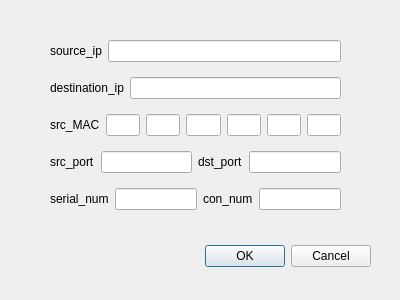
<?xml version="1.0" encoding="UTF-8"?>
<ui version="4.0">
 <class>Dialog</class>
 <widget class="QDialog" name="Dialog">
  <property name="geometry">
   <rect>
    <x>0</x>
    <y>0</y>
    <width>400</width>
    <height>300</height>
   </rect>
  </property>
  <property name="windowTitle">
   <string>Dialog</string>
  </property>
  <widget class="QDialogButtonBox" name="buttonBox">
   <property name="geometry">
    <rect>
     <x>30</x>
     <y>240</y>
     <width>341</width>
     <height>32</height>
    </rect>
   </property>
   <property name="orientation">
    <enum>Qt::Horizontal</enum>
   </property>
   <property name="standardButtons">
    <set>QDialogButtonBox::Cancel|QDialogButtonBox::Ok</set>
   </property>
  </widget>
  <widget class="QWidget" name="verticalLayoutWidget">
   <property name="geometry">
    <rect>
     <x>50</x>
     <y>40</y>
     <width>291</width>
     <height>170</height>
    </rect>
   </property>
   <layout class="QVBoxLayout" name="verticalLayout">
    <item>
     <layout class="QHBoxLayout" name="horizontalLayout">
      <item>
       <widget class="QLabel" name="label">
        <property name="text">
         <string>source_ip</string>
        </property>
       </widget>
      </item>
      <item>
       <widget class="QLineEdit" name="lineEdit"/>
      </item>
     </layout>
    </item>
    <item>
     <spacer name="verticalSpacer">
      <property name="orientation">
       <enum>Qt::Vertical</enum>
      </property>
      <property name="sizeHint" stdset="0">
       <size>
        <width>20</width>
        <height>40</height>
       </size>
      </property>
     </spacer>
    </item>
    <item>
     <layout class="QHBoxLayout" name="horizontalLayout_2">
      <item>
       <widget class="QLabel" name="label_2">
        <property name="text">
         <string>destination_ip</string>
        </property>
       </widget>
      </item>
      <item>
       <widget class="QLineEdit" name="lineEdit_2"/>
      </item>
     </layout>
    </item>
    <item>
     <spacer name="verticalSpacer_2">
      <property name="orientation">
       <enum>Qt::Vertical</enum>
      </property>
      <property name="sizeHint" stdset="0">
       <size>
        <width>20</width>
        <height>40</height>
       </size>
      </property>
     </spacer>
    </item>
    <item>
     <layout class="QHBoxLayout" name="horizontalLayout_3">
      <item>
       <widget class="QLabel" name="label_3">
        <property name="text">
         <string>src_MAC</string>
        </property>
       </widget>
      </item>
      <item>
       <widget class="QLineEdit" name="lineEdit_3"/>
      </item>
      <item>
       <widget class="QLineEdit" name="lineEdit_4"/>
      </item>
      <item>
       <widget class="QLineEdit" name="lineEdit_5"/>
      </item>
      <item>
       <widget class="QLineEdit" name="lineEdit_6"/>
      </item>
      <item>
       <widget class="QLineEdit" name="lineEdit_7"/>
      </item>
      <item>
       <widget class="QLineEdit" name="lineEdit_8"/>
      </item>
     </layout>
    </item>
    <item>
     <spacer name="verticalSpacer_3">
      <property name="orientation">
       <enum>Qt::Vertical</enum>
      </property>
      <property name="sizeHint" stdset="0">
       <size>
        <width>20</width>
        <height>40</height>
       </size>
      </property>
     </spacer>
    </item>
    <item>
     <layout class="QHBoxLayout" name="horizontalLayout_4">
      <item>
       <widget class="QLabel" name="label_4">
        <property name="text">
         <string>src_port</string>
        </property>
       </widget>
      </item>
      <item>
       <widget class="QLineEdit" name="lineEdit_9"/>
      </item>
      <item>
       <widget class="QLabel" name="label_5">
        <property name="text">
         <string>dst_port</string>
        </property>
       </widget>
      </item>
      <item>
       <widget class="QLineEdit" name="lineEdit_10"/>
      </item>
     </layout>
    </item>
    <item>
     <spacer name="verticalSpacer_4">
      <property name="orientation">
       <enum>Qt::Vertical</enum>
      </property>
      <property name="sizeHint" stdset="0">
       <size>
        <width>20</width>
        <height>40</height>
       </size>
      </property>
     </spacer>
    </item>
    <item>
     <layout class="QHBoxLayout" name="horizontalLayout_5">
      <item>
       <widget class="QLabel" name="label_6">
        <property name="text">
         <string>serial_num</string>
        </property>
       </widget>
      </item>
      <item>
       <widget class="QLineEdit" name="lineEdit_11"/>
      </item>
      <item>
       <widget class="QLabel" name="label_7">
        <property name="text">
         <string>con_num</string>
        </property>
       </widget>
      </item>
      <item>
       <widget class="QLineEdit" name="lineEdit_12"/>
      </item>
     </layout>
    </item>
   </layout>
  </widget>
 </widget>
 <resources/>
 <connections>
  <connection>
   <sender>buttonBox</sender>
   <signal>accepted()</signal>
   <receiver>Dialog</receiver>
   <slot>accept()</slot>
   <hints>
    <hint type="sourcelabel">
     <x>248</x>
     <y>254</y>
    </hint>
    <hint type="destinationlabel">
     <x>157</x>
     <y>274</y>
    </hint>
   </hints>
  </connection>
  <connection>
   <sender>buttonBox</sender>
   <signal>rejected()</signal>
   <receiver>Dialog</receiver>
   <slot>reject()</slot>
   <hints>
    <hint type="sourcelabel">
     <x>316</x>
     <y>260</y>
    </hint>
    <hint type="destinationlabel">
     <x>286</x>
     <y>274</y>
    </hint>
   </hints>
  </connection>
 </connections>
</ui>
